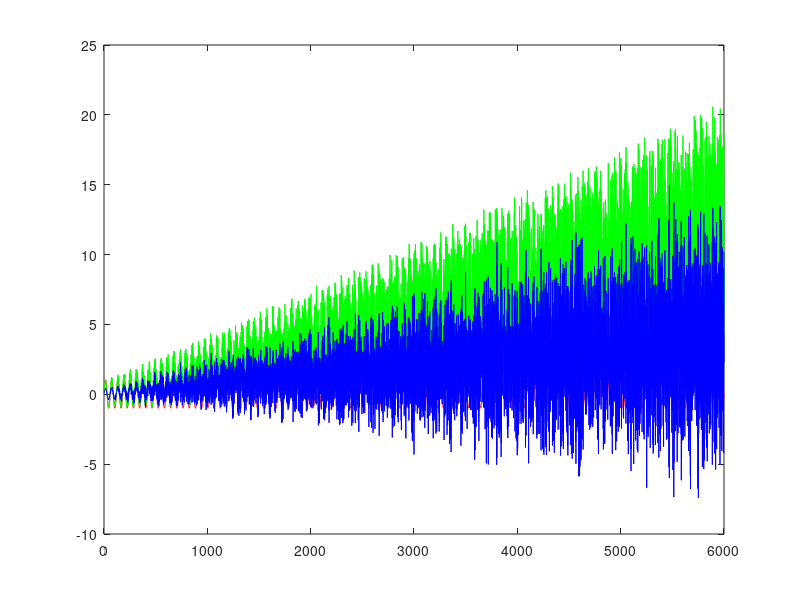

The MATLAB script that drew this image:
clear all;
clc;
N = 60;
A = 100;
error_probability = 1e-2;
p_predict_deviation = 1;
q_noise = 0.001;

corr_data = zeros(N*A,1);
corr_data_observation = zeros(N*A,1);
for i = 1:N*A
    corr_data(i,1) = sin(i*2*pi/N)+error_probability*rand(1,1);
end
for i = 1:N*A
    corr_data_observation(i,1) = sin(i*2*pi/N)+error_probability*rand(1,1)*i/3;
end

dist_pdr(1,1) = corr_data(1,1);
dist_est_k(1,1) = dist_pdr(1,1);
dist_k(1,1) = dist_pdr(1,1);
for i = 2:N*A
    dist_est_k(i,1) = dist_k(i-1,1);
    p_k_deviation = sqrt(p_predict_deviation^2+q_noise^2);
    Kk = p_k_deviation^2/(p_k_deviation^2 + q_noise^2)
    dist_k(i,1) = Kk*(corr_data_observation(i,1)-dist_est_k(i,1));
%     dist_est_k(i,1) = dist_k(i,1);
    p_predict_deviation = sqrt((1-Kk)*p_k_deviation^2)
end
figure
plot(corr_data,'r');
hold on
plot(corr_data_observation,'g');
hold on
plot(dist_k,'b');